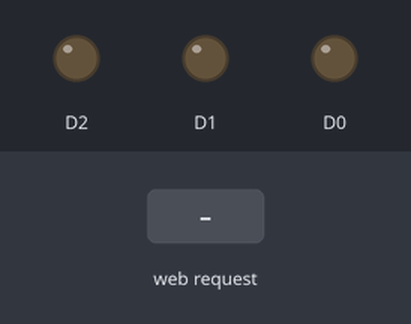
This sketch was run on a simulated ESP8266 (NodeMCU). Shown: output pins drawn as LEDs (lit = HIGH). Inputs (shaded band) come from the test bench. WiFi joins after 1.5 s; servers stay silent unless stated.

Above: at 2.7 s.
2.8 s: HTTP request GET /?r=1 received
At 4.0 s:
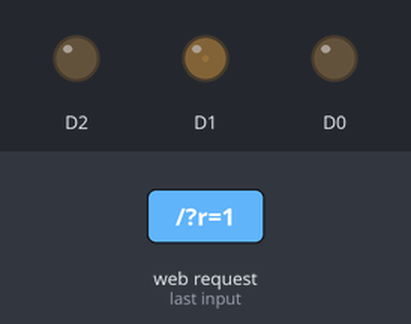
4.3 s: HTTP request GET /?r=120 received
At 5.4 s:
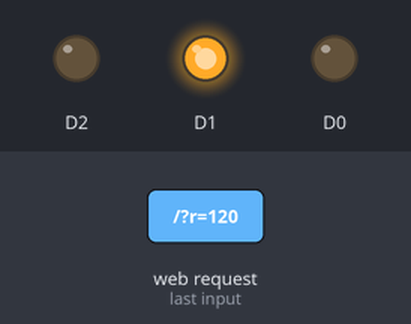
5.8 s: HTTP request GET /?g=1 received
At 6.5 s:
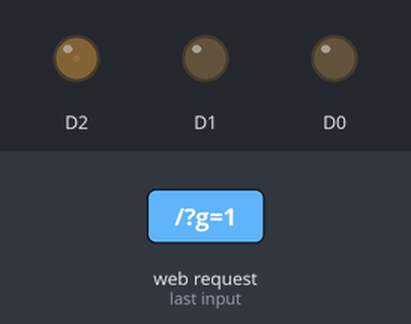
7.3 s: HTTP request GET /?g=120 received
At 7.7 s:
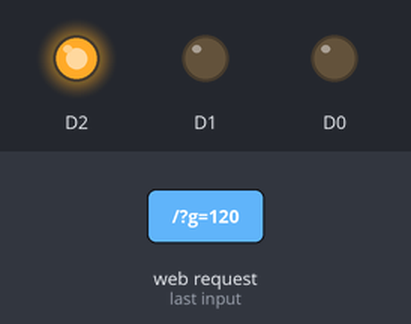
8.8 s: HTTP request GET /?b=1 received
At 10.0 s:
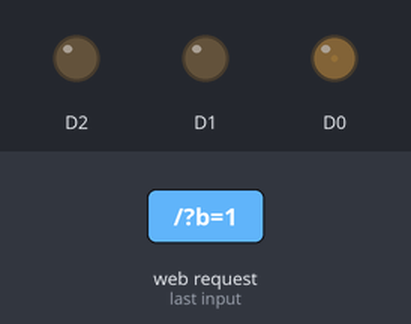
10.3 s: HTTP request GET /?b=120 received
At 11.2 s:
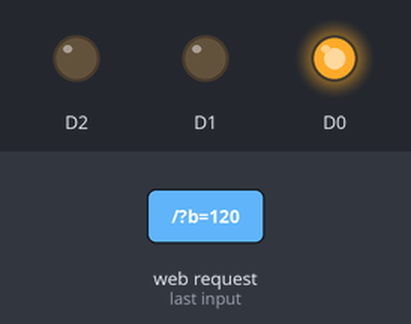
Timing chart, 0 to 12.8 s (numbered marks = the images above; inputs shaded):
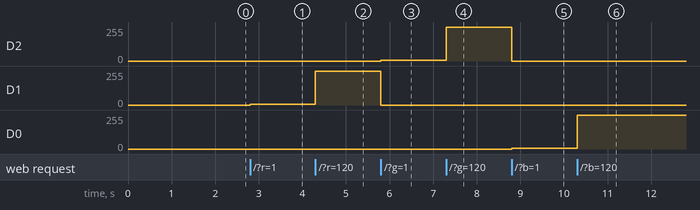

The sketch:

nodeMCU-Web-RGB-Server.ino
```cpp
#include <ESP8266WiFi.h>
#include <ESP8266WebServer.h>
#include "ENV.h"

ESP8266WebServer server; //Web server variable

void setup() {

  WiFi.begin(ssid, password);
  WiFi.config(ip, gateway, subnet);

  while (WiFi.status() != WL_CONNECTED) {
    delay(500);
  }

  //RED
  pinMode(D0, OUTPUT);
  //GREEN
  pinMode(D1, OUTPUT);
  //BLUE
  pinMode(D2, OUTPUT);

  //setting up the server data
  server.on("/", []() {
    if(server.arg("r")){
      setRedPin(server.arg("r").toInt());
    }
    if(server.arg("g")){
      setGreenPin(server.arg("g").toInt());
    }
    if(server.arg("b")){
      setBluePin(server.arg("b").toInt());
    }
    server.send(200, "ok");
   });
   server.begin();
}

void loop() {
  server.handleClient();
}

void setBluePin(int value) {
  analogWrite(D0, rgbToPin(value));
}

void setRedPin(int value) {
  analogWrite(D1, rgbToPin(value));
}

void setGreenPin(int value) {
  analogWrite(D2, rgbToPin(value));
}

int rgbToPin(int rgbValue){
  return rgbValue << 2;
}
```

ENV.sample.h
```cpp
const char* ssid = "WIFISSID";
const char* password = "WIFIPass";

IPAddress ip(192,168,1,6);  //Node static IP
IPAddress gateway(192,168,1,1);
IPAddress subnet(255,255,255,0);
```

Measured:
- after the input at 2.8 s, D1: 0/255 → 4/255 at once
- after the input at 4.3 s, D1: 4/255 → 255/255 at once
- after the input at 5.8 s, D2: 0/255 → 4/255 at once; D1: 255/255 → 0/255 at once
- after the input at 7.3 s, D2: 4/255 → 255/255 at once
- after the input at 8.8 s, D2: 255/255 → 0/255 at once; D0: 0/255 → 4/255 at once
- after the input at 10.3 s, D0: 4/255 → 255/255 at once
